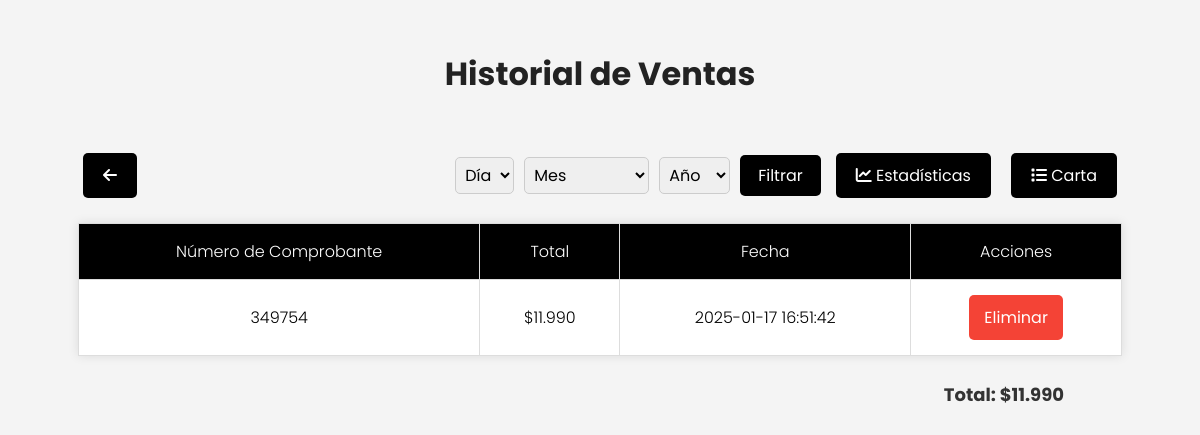
The page /ventas.php (signed in) on the database its author committed.
### tables this page shows
CREATE TABLE `ventas` (
  `id` int(11) NOT NULL,
  `numero_comprobante` int(11) NOT NULL,
  `total` decimal(10,2) NOT NULL,
  `fecha` datetime DEFAULT current_timestamp()
);

### ventas.php (the view, shortened to what this page needs)
<?php
include 'conexion.php';
$sql = "SELECT * FROM ventas";
$sql .= " ORDER BY fecha DESC";
$stmt = $conn->prepare($sql);
$stmt->execute();
$resultado = $stmt->get_result();
$total = 0;
$ventas = [];
while ($venta = $resultado->fetch_assoc()) {
    $ventas[] = $venta;
    $total += (float)$venta['total'];
}
?>
<!DOCTYPE html>
<html lang="es">
<head>
    <link href="https://cdnjs.cloudflare.com/ajax/libs/font-awesome/6.0.0/css/all.min.css" rel="stylesheet">
</head>
<body>
    <h1>Historial de Ventas</h1>
    <div id="header-container">
        <a href="carta.php" class="btn"><i class="fa-solid fa-arrow-left"></i></a>
        <div class="button-group">
            <form id="filter-form" method="get">
                <select name="dia">
                    <option value="">Día</option>
                </select>
                <select name="mes">
                    <option value="">Mes</option>
                </select>
                <select name="anio">
                    <option value="">Año</option>
                </select>
                <button type="submit" class="btn-small">Filtrar</button>
            </form>
            <a href="ventas_estadisticas.php" class="btn">
                <i class="fa-solid fa-chart-line"></i>
                Estadísticas
            </a>
            <a href="carta_digital.php" class="btn">
                <i class="fa-solid fa-list"></i>
                Carta
            </a>
        </div>
    </div>
    <table>
        <thead>
            <tr>
                <th>Número de Comprobante</th>
                <th>Total</th>
                <th>Fecha</th>
                <th>Acciones</th>
            </tr>
        </thead>
        <tbody>
            <?php if (count($ventas) > 0): ?>
                <?php foreach ($ventas as $venta): ?>
                    <tr>
                        <td><?= htmlspecialchars($venta['numero_comprobante']) ?></td>
                        <td>$<?= number_format((float)$venta['total'], 0, ',', '.') ?></td>
                        <td><?= htmlspecialchars($venta['fecha']) ?></td>
                        <td>
                            <form method="post" style="display: inline;">
                                <button type="submit"
                                    name="eliminar_venta"
                                    class="btn-small-delete"
                                    style="background-color: #f44336;"
                                    onclick="return confirm('¿Estás seguro que deseas eliminar esta venta?');">
                                    Eliminar
                                </button>
                            </form>
                        </td>
                    </tr>
                <?php endforeach; ?>
            <?php else: ?>
                <tr>
                    <td colspan="5">No hay ventas registradas para los filtros seleccionados.</td>
                </tr>
            <?php endif; ?>
        </tbody>
    </table>
    <div id="total-container">
        <strong>Total: $<?= number_format($total, 0, ',', '.') ?></strong>
    </div>
</body>
</html>

### ventas.php (style rules this page uses)
body { font-family: 'Poppins', sans-serif; margin: 20px; background-color: #f4f4f4; }
h1 { text-align: center; color: #222; padding: 30px 0; margin: auto; }
.btn { display: inline-block; margin: 5px; padding: 15px 25px; background-color: #000; color: white; text-align: center; border: none; border-radius: 5px; cursor: pointer; text-decoration: none; font-size: 1rem; font-family: 'Poppins', sans-serif; }
.btn-small-delete { padding: 10px 15px; font-size: 1rem; color: white; text-align: center; border: none; border-radius: 5px; cursor: pointer; text-decoration: none; font-family: 'Poppins', sans-serif; }
table { width: 90%; margin: 20px auto; border-collapse: collapse; background-color: #fff; box-shadow: 0 0 10px rgba(0, 0, 0, 0.1); }
th, td { padding: 15px; border: 1px solid #ddd; text-align: center; font-weight: 300; font-family: 'Poppins', sans-serif; }
th { background-color: #000; color: white; }
#header-container { display: flex; justify-content: space-between; align-items: center; margin: 20px auto; width: 90%; font-family: 'Poppins', sans-serif; }
#filter-form { display: flex; align-items: center; gap: 10px; font-family: 'Poppins', sans-serif; }
#filter-form select { padding: 5px; font-size: 1rem; border: 1px solid #ccc; border-radius: 5px; outline: none; font-family: 'Poppins', sans-serif; }
#filter-form button { padding: 8px 18px; border: none; cursor: pointer; font-size: 1rem; color: #fff; background: #000; border-radius: 5px; font-family: 'Poppins', sans-serif; }
.button-group { display: flex; gap: 10px; }
.btn { padding: 10px 20px; background-color: #000; color: white; border-radius: 5px; text-align: center; cursor: pointer; font-size: 1rem; text-decoration: none; font-family: 'Poppins', sans-serif; }
#total-container { width: 80%; margin: 25px auto; text-align: right; font-size: 18px; color: #333; font-family: 'Poppins', sans-serif; }

### rows shown on the page
ventas: numero_comprobante "349754", total "11.990", fecha "2025-01-17 16:51:42"

### other values the page prints
$total "11.990"
